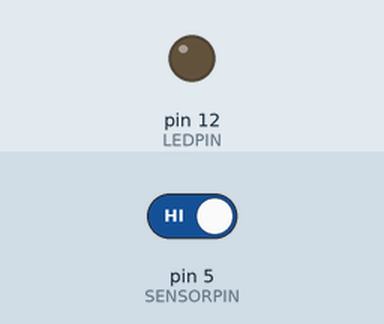
Simulated run of this sketch. Board: Arduino Uno, built with avr-gcc and run on an emulated ATmega328P. Shown: output pins drawn as LEDs (lit = HIGH). The test bench sets the inputs (shaded band); at power-on: pin 5 (SENSORPIN) HIGH.

Above: at 1.2 s.
1.3 s: pin 5 (SENSORPIN) driven LOW
At 2.5 s:
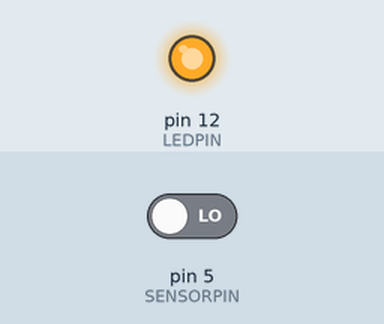
2.8 s: pin 5 (SENSORPIN) driven HIGH
At 3.7 s:
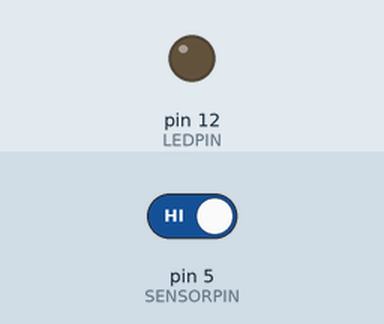
Timing chart, 0 to 5.8 s (numbered marks = the images above; inputs shaded):
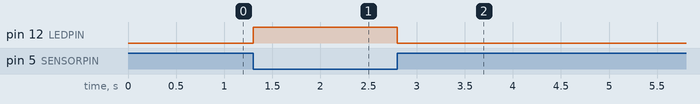

Measured:
- after the input at 1.3 s, pin 12 (LEDPIN): LOW → HIGH at once
- after the input at 2.8 s, pin 12 (LEDPIN): HIGH → LOW at once

The sketch:

sensor_ir.ino
```cpp
/**
 * @brief Sketch para teste simples de sensor de distância IR ( Infravermelho ) E18-D80NK NPN
 *
 */


// Define uso dos resistores pullup internos
// #define PULLUPS

// Definições de constantes
#define DELAY 100

#define SENSORPIN 5
#define LEDPIN 12

void setup()
{
    // Reflete a definição do uso de pullups internos
#ifdef PULLUPS
    pinMode(SENSORPIN, INPUT_PULLUP);
#else
    pinMode(SENSORPIN, INPUT);
#endif

    pinMode(LEDPIN, OUTPUT);
}

void loop()
{
    /**
     * Leitura direta do estado do sensor repassada para a gravação do estado do LED
     * mas com inversão desse estado por conta da natureza NPN do sensor IR
     */
    digitalWrite(LEDPIN, !digitalRead(SENSORPIN));
    delay(DELAY);
}
```
